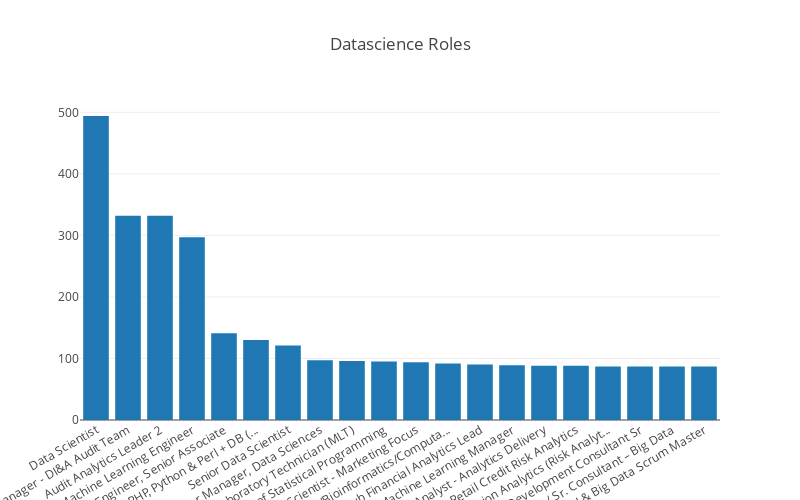

This figure's notebook cell:
### Code cell
bar_layout = Layout(
    barmode='group',
    height=500,
    width=800,
    xaxis=dict(tickangle=-30),
    paper_bgcolor='rgba(0,0,0,0)',
    plot_bgcolor='rgba(0,0,0,0)',
    title = 'Datascience Roles'
)

graph_data = []

#py.offline.iplot(Figure(data=graph_data, layout=bar_layout), filename='Skillsets1')
graph_data = [go.Bar(
            x=roles['datascience_roles'],
            y=roles['count']
    )]

py.offline.iplot(Figure(data=graph_data, layout=bar_layout), filename='roles-barplot')

### Figure 1 — Plotly figure (JSON) as saved in the notebook; plotly's stock layout.template omitted (floating-point values rounded to 4 significant figures)
{"data": [{"type": "bar", "uid": "8896886e-b6b0-11e8-a822-4c3488ea762f", "x": ["Data Scientist", "Data Analytics Manager - DI&A Audit Team", "Audit Analytics Leader 2", "Machine Learning Engineer", "Machine Learning Engineer, Senior Associate", "Software Engineer w/ Data Science: PHP, Python & Perl + DB (...", "Senior Data Scientist", "Senior Manager, Data Sciences", "Medical Laboratory Technician (MLT)", "Manager of Statistical Programming", "Lead Data Scientist - Marketing Focus", "Research Fellow- Statistical Genetics/Bioinformatics/Computa...", "Design Hub Financial Analytics Lead", "Machine Learning Manager", "Senior Lead Analyst - Analytics Delivery", "Quantitative Analyst III, VP Retail Credit Risk Analytics", "Senior Analytics Consultant, Decision Analytics (Risk Analyt...", "Quantitative Analytics & Model Development Consultant Sr", "Analytics Consultant / Sr. Consultant – Big Data", "Sr. Analytics Consultant – BI & Big Data Scrum Master"], "y": [494, 332, 332, 297, 141, 130, 121, 97, 96, 95, 94, 92, 90, 89, 88, 88, 87, 87, 87, 87]}], "layout": {"barmode": "group", "height": 500, "paper_bgcolor": "rgba(0,0,0,0)", "plot_bgcolor": "rgba(0,0,0,0)", "title": "Datascience Roles", "width": 800, "xaxis": {"tickangle": -30}}}
